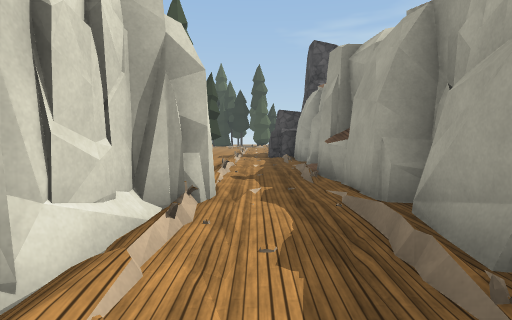
view 1 (above)

24 first-person views from a walk through a scene from a Unity 3-D project. The camera is 1.5 m above the floor, tilts 4° down and sees 80° across. The floor is counted in squares, 2 m on a side. Each view is taken from the middle of a square. On the plan, view 1 faces up. The plan holds only what a view shows up to about 10 squares ahead; the rest is blank. The place goes on beyond the plan. Some animated figures are left out. Some surface patterns are stand-ins.

view 2
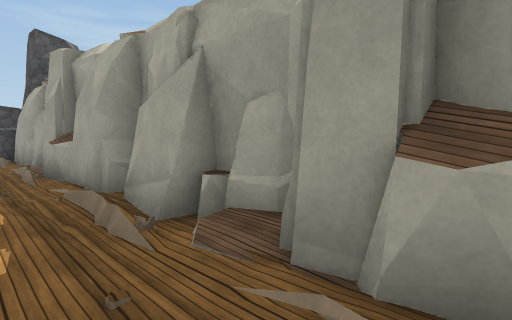

view 3
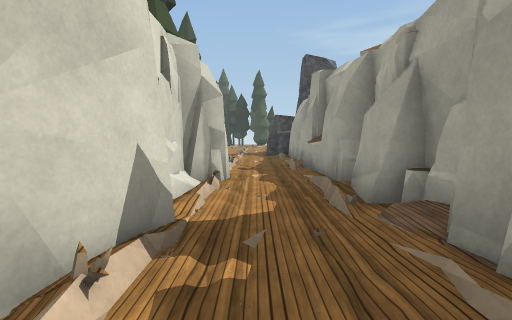

view 4
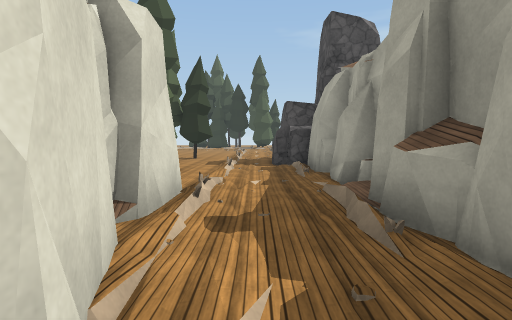

view 5
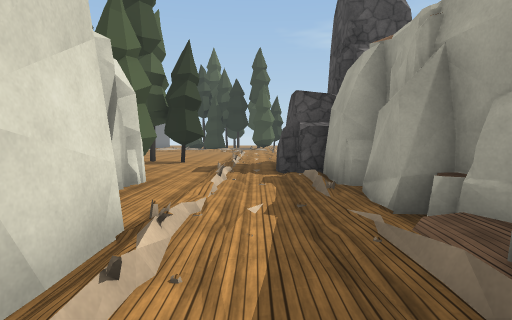

view 6
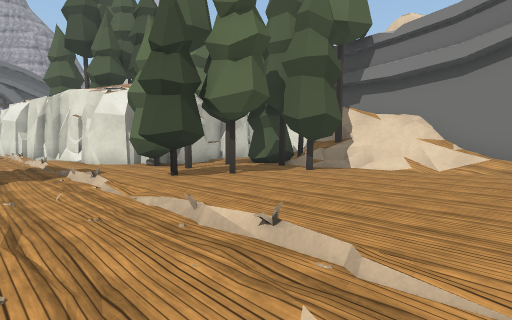

view 7
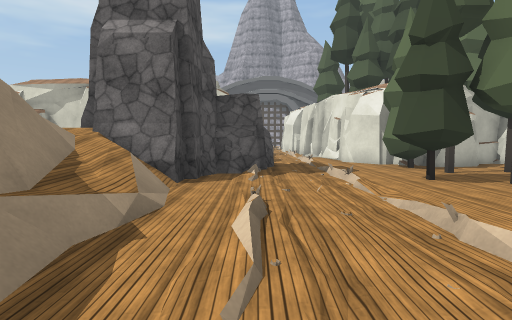

view 8
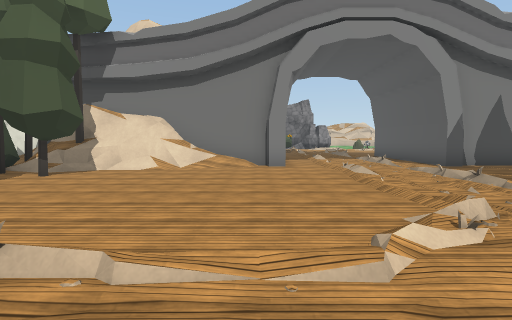

view 9
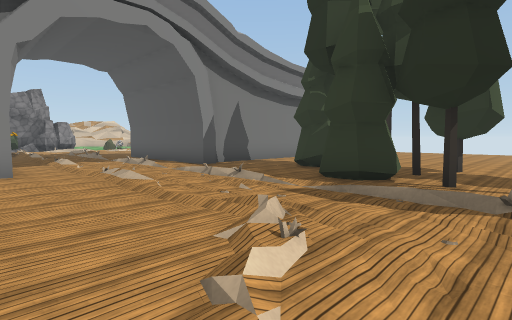

view 10
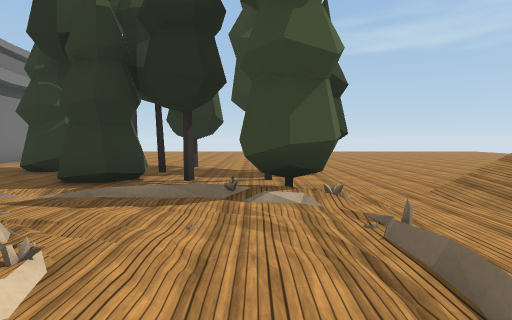

view 11
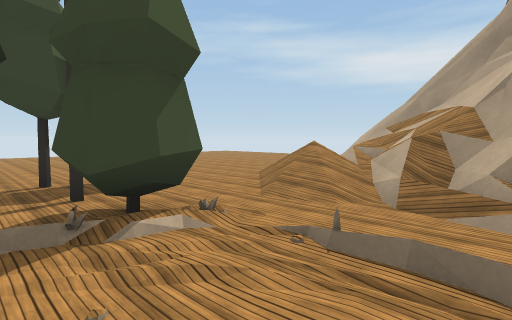

view 12
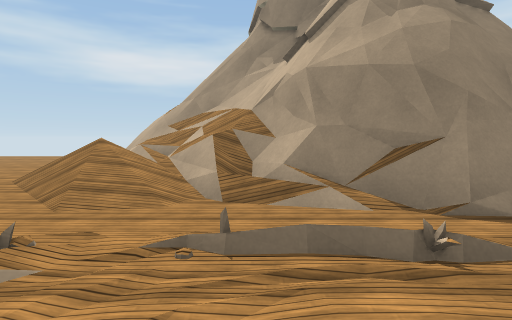

view 13
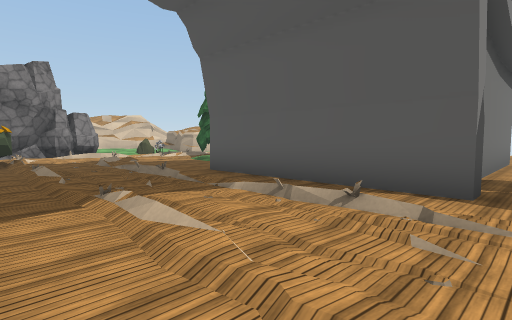

view 14
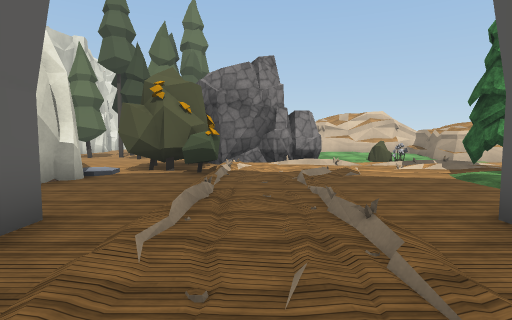

view 15
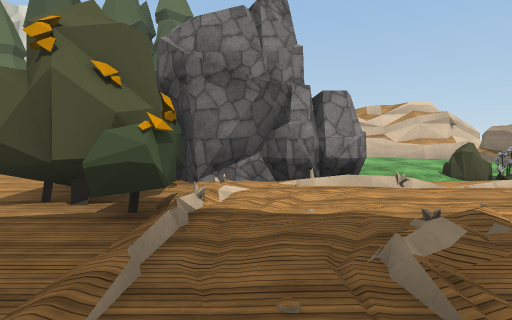

view 16
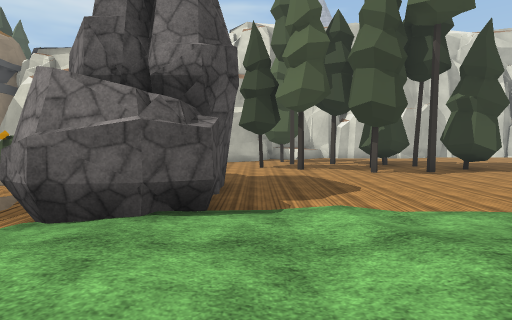

view 17
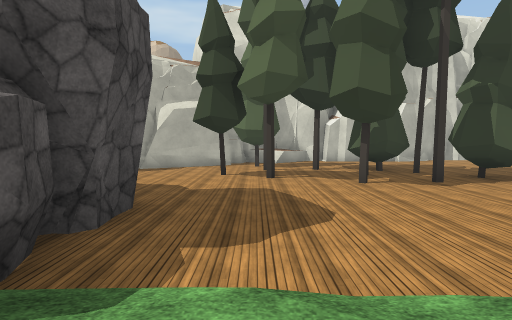

view 18
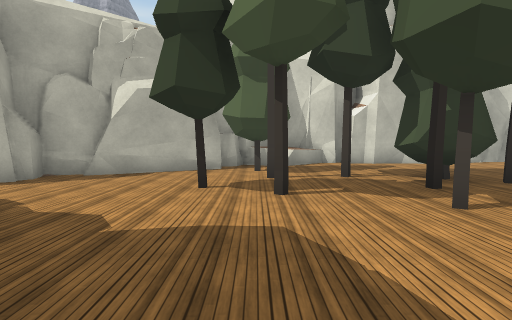

view 19
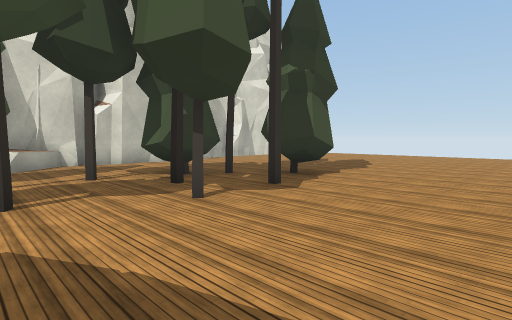

view 20
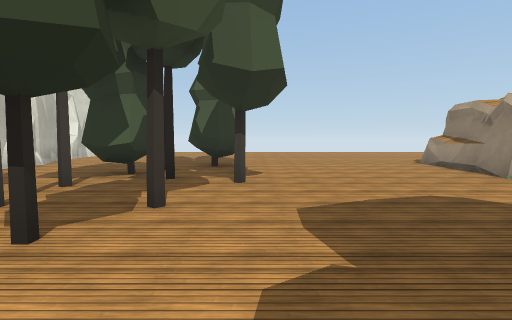

view 21
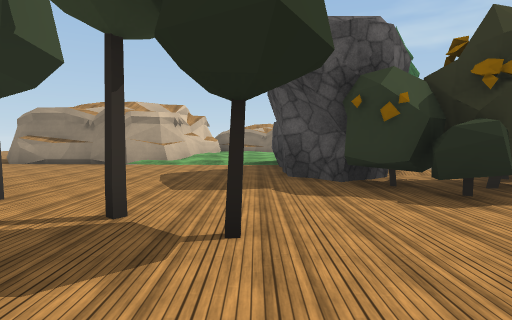

view 22
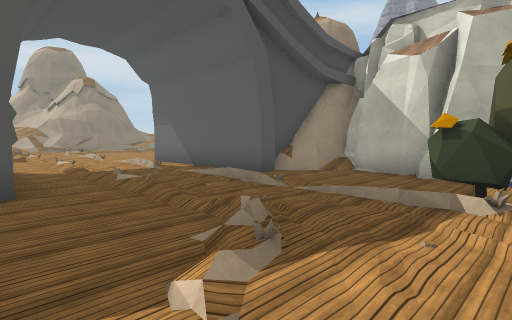

view 23
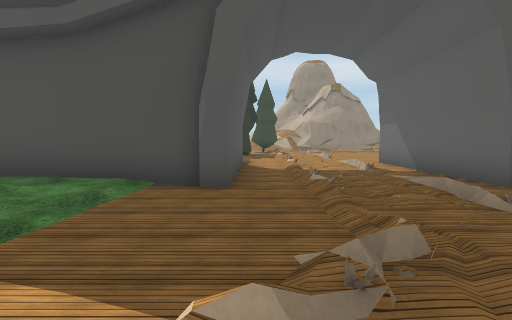

view 24
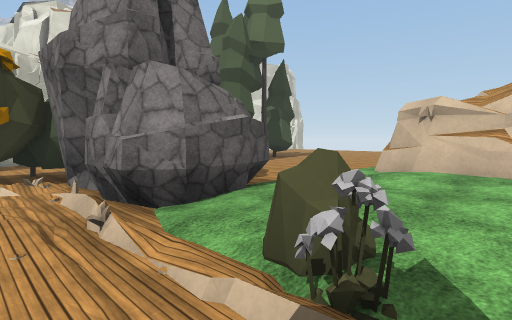

### Floor plan
Key: @ floor where view 1 was taken; # wall or solid block; x gap in a wall; . main floor; : floor 0.25 m higher than the main floor; + floor 0.5 m higher than the main floor; * floor 1.75 m higher than the main floor; / step, stairs or slope; = window, fence, low wall or low ledge; ^ raised ledge; B bush; O other object.
Columns run from 29 left of view 1 to 8 right of it. Each row starts with its distance up from view 1.
 29      #+:::/.OO//:#   #.. O.x.O......
 28     ##:::BO./////#   #..#..O........
 27 ##  #//:::/./...######...O#O.O...//
 26 #^###/::OOO./................OO.//=///
 25 ........OOO..///:////////////#O./////=
 24 ........OO/../.:.............././=///^
 23 ........OOOOO///////////////:././==/=^
 22 .........OOO................///.##^^=^
 21 ....O.....OO....######.....././.#
 20 OO....O.....O##/#    #.....././.#
 19 .OOO.......#  ###    #/......./.##
 18 ..OOO.O....#         #/.....////##
 17 ......#.####         ##/...././/==
 16 .......##            ##/...././.O*
 15 .....^##             #OO...#../.OO
 14 ######               =#OO...//OO
 13                          OO./.OO
 12                       ####O./.OO
 11                          ##...##
 10                           ##//##
  9                             /./#
  8                             #./#
  7                             #.##
  6                             #.##
  5                             #.##
  4                             #./#
  3                             #. #
  2                             #.##
  1                             #.##
  0                             #@/#
 -1                             #.=#
 -2                              .

Positions as (right, up) in squares from view 1, and headings:
1: (0, 0), facing up
2: (0, -1), facing up-right
3: (0, -2), facing up
4: (0, 3), facing up
5: (0, 5), facing up
6: (1, 21), facing down-left
7: (1, 21), facing down
8: (1, 21), facing left
9: (0, 21), facing up-left
10: (0, 21), facing up
11: (-1, 22), facing up-right
12: (-1, 23), facing right
13: (-7, 22), facing up-left
14: (-10, 24), facing left
15: (-14, 24), facing left
16: (-22, 29), facing down
17: (-23, 27), facing down
18: (-23, 24), facing down
19: (-23, 24), facing down-left
20: (-20, 21), facing left
21: (-22, 17), facing up
22: (-18, 27), facing down-right
23: (-18, 26), facing right
24: (-18, 29), facing down-left
